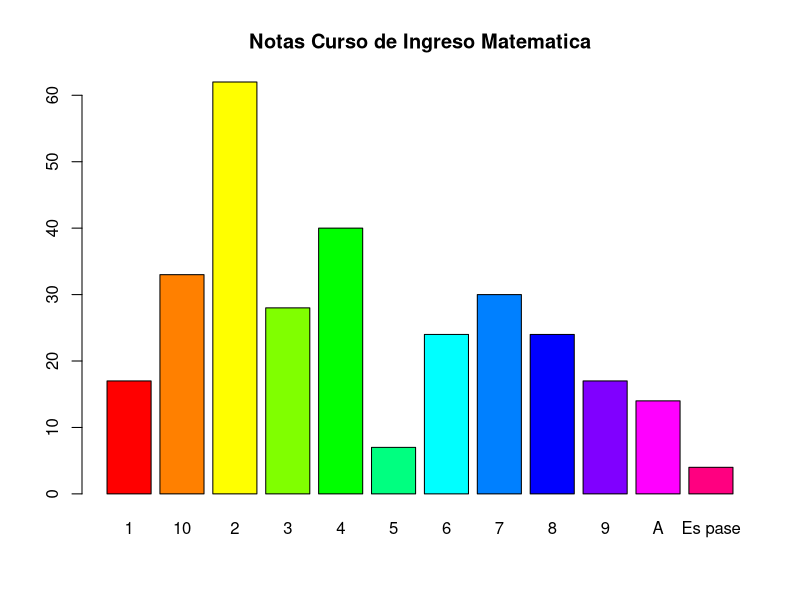
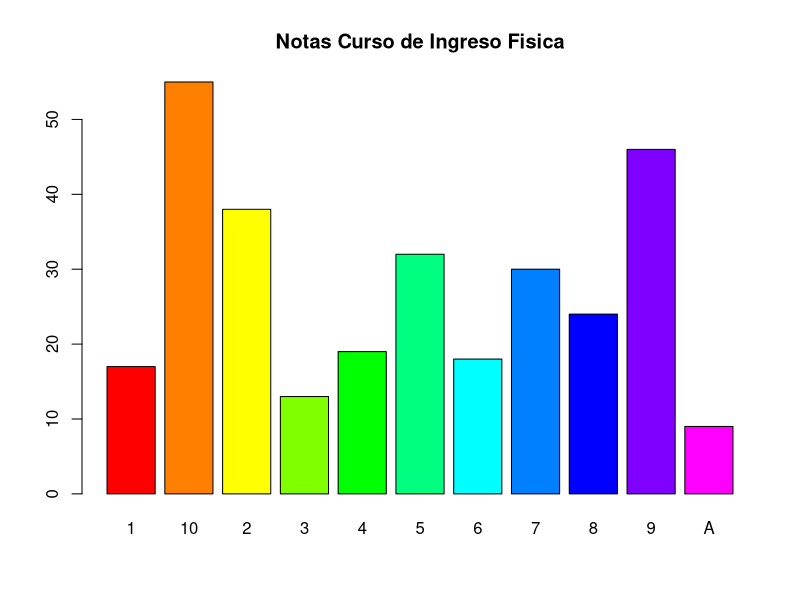

Here is the R script that generated these plots, in order: (Note: this script raises an error after producing the figures.)
library(readxl)
library(dplyr)
library(tidyr)

changeErrors <- function(str, tokenArray, fixedArray, booleanFixed = FALSE){
  newArray <- sapply(tokenArray, grepl, str, ignore.case = TRUE, fixed = booleanFixed)
  index <- which(newArray == TRUE)[1]
  if(!is.na(index)){
    fixedArray[index]
  }else{
    str
  }
}

entry19 <- read_excel("INGRESO 2019-ANON.xlsx")
entry18 <- read_excel("INGRESO 2018-ANON.xlsx")
entry19 <- entry19[,-19] # aportaba demasiado poco dato la columna de status ingenieria
entry19<- entry19[,-1]
entry19<- entry19[,-1]
entry19 <- rename(entry19, TDB='Tipo.de..Beneficio')
entry19 <- rename(entry19, Status = 'Estado.del..Aspirante')
entry19 <- select(entry19, -TDB)
entry19<- select(entry19,-Porcentaje..Otorgado)
entry18<-entry18[,-1]
entry18<-entry18[,-1]
entry18 <- select(entry18, -Tipo.de..Beneficio)

colnames(entry19) <- c("Names", "Sex","Carreer","Cohort", "Entry", "CMATH","RMATH", "CPHYS", "RPHYS","MEAN", "REQBENEFIT","OBT.SCHOLARSHIP", "SCHOOLMEAN","STATUS","SCHOOL")
colnames(entry18) <- c("Names", "Sex","Carreer","Cohort", "Entry", "CMATH","RMATH", "CPHYS", "RPHYS","MEAN", "REQBENEFIT","OBT.SCHOLARSHIP", "SCHOOLMEAN","STATUS","SCHOOL")

entry<- rbind(entry18,entry19)


wrong <- c("NO","BAJA","OBTIENE" ,"BFI N/A","Si")
correct <- c("NO","NO","SI","SI","SI")
entry$OBT.SCHOLARSHIP <- sapply(entry$OBT.SCHOLARSHIP, changeErrors, wrong, correct)

wrong <-c("Cuatrimestral","Febrero", "Octubre", "Septiembre","Agosto","Directo","Diciembre")
correct<-c("Cuatrimestral","Febrero","Octubre","Septiembre","Agosto","Directo","Diciembre" )
entry$Entry <- sapply(entry$Entry,changeErrors,wrong,correct)

wrong<- c("NA","N/A", "-","x","AUS","AUSENTE","ausente","Es pase","Desaprobado","2","5","6","7","8","9")
correct <- c(NA,NA,NA,NA,"A","A","A","Es pase","2","2","5","6","7","8","9")
entry$CMATH <- sapply(entry$CMATH,changeErrors,wrong,correct)
entry$RMATH <- sapply(entry$RMATH,changeErrors,wrong,correct)
entry$CPHYS <- sapply(entry$CPHYS,changeErrors,wrong,correct)
entry$RPHYS <- sapply(entry$RPHYS,changeErrors,wrong,correct) 

wrong <- c("NO","BAJA","OBTIENE" ,"BFI N/A","Si")
correct <- c("NO","NO","SI","SI","SI")
entry$OBT.SCHOLARSHIP <- sapply(entry$OBT.SCHOLARSHIP, changeErrors, wrong, correct)

wrong <- c("Antonio Berni", "Bede","Cardenal Pironio", "Colegio del Pilar","E.E.S.T. N°2","Goethe", "Lincoln","Lasalle", "Los Robles", "Michael Ham","Northfield School
","Northlands","Oakhill","Pilgrims","San Felipe","San Jose","Santa Ines","Santa Maria","Sworn","Sowrn","St. Catherine's Moorlands","St. George´s","St. John's","St. Mary of the Hills","St. Matthew's College","Verbo Divino","Wellspring")

correct <- c("Antonio Berni", "Bede's Grammar School", "Cardenal Pironio", "Colegio Del Pilar","E.E.S.T N°2","Goethe","Lincoln","Lasalle","Los Robles","Michael Ham","Northfield School
","Northlands","Oakhill","Pilgrims","San Felipe","San Jose","Santa Ines","Santa Maria","Sworn","Sworn", "Moorlands","St. George´s","St. John's","St. Mary of the Hills","St. Matthew's College","Verbo Divino","Wellspring")

entry$SCHOOL <- sapply(entry$SCHOOL, changeErrors, wrong, correct)

barplot(table(entry$CMATH),main= "Notas Curso de Ingreso Matematica", col = rainbow(12))
barplot(table(entry$CPHYS),main= "Notas Curso de Ingreso Fisica", col = rainbow(12))

approvedMath <- which(entry$CMATH > "3")
approvedPhys <- which(entry$CPHYS >"3")
approved <- intersect(approvedMath,approvedPhys)

pie()#preguntar bauti sobre como hacer piechart que compare los que aprobaron todas con los que no


save(entry,file = "entry.Rdata")


